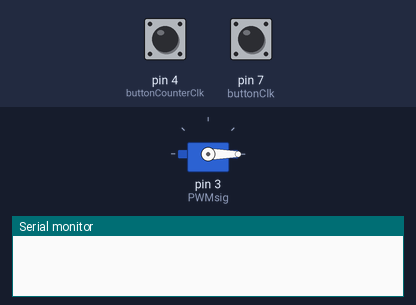
Bench run of a sketch on a simulated Arduino Uno, built with avr-gcc and run on an emulated ATmega328P. Shown: servo, the last lines printed to the serial monitor. Inputs (shaded band) come from the test bench; at power-on: pin 4 (buttonCounterClk) LOW, pin 7 (buttonClk) LOW.

Above: at 1.2 s.
1.3 s: pin 4 (buttonCounterClk) pulled HIGH for 1 s
At 3.0 s:
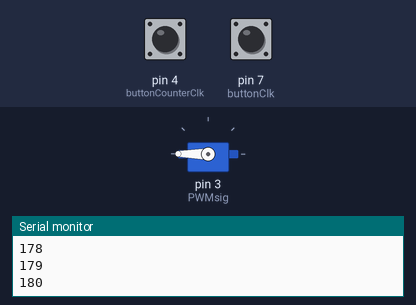
3.8 s: pin 7 (buttonClk) pulled HIGH for 0.15 s
At 4.7 s:
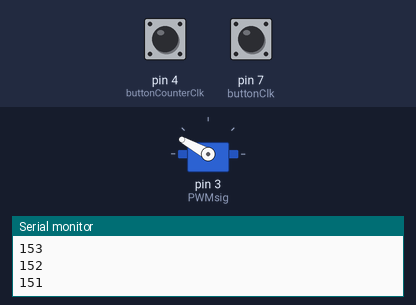
5.4 s: pin 7 (buttonClk) pulled HIGH for 1 s
At 5.85 s:
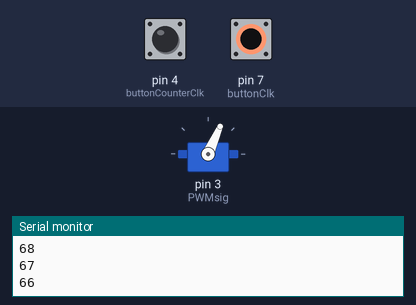
7.9 s: pin 4 (buttonCounterClk) pulled HIGH for 0.15 s
At 8.9 s:
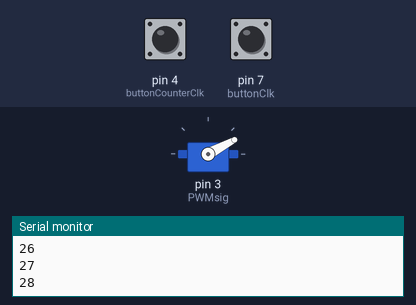
9.5 s: pin 4 (buttonCounterClk) pulsed HIGH 2 times (0.12 s each, 0.3 s apart)
At 9.76 s:
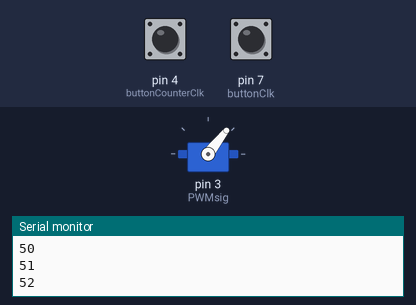
11.6 s: pin 4 (buttonCounterClk) pulled HIGH for 3.2 s
At 11.75 s:
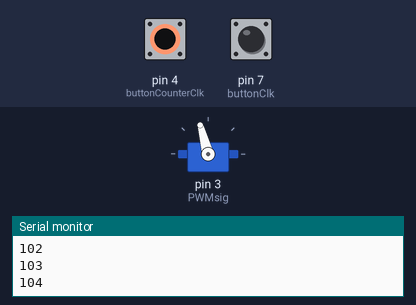
Timing chart, 0 to 14.6 s (numbered marks = the images above; inputs shaded):
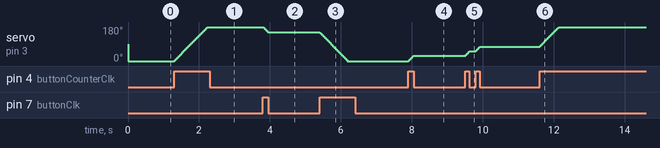

Measured:
- after the input at 1.3 s, servo on pin 3 (PWMsig): moves from 0° to 180° over 0.94 s, starting at once
- after the input at 3.8 s, servo on pin 3 (PWMsig): 180° → 151° at once
- after the input at 5.4 s, servo on pin 3 (PWMsig): moves from 151° to 0° over 0.78 s, starting at once
- after the input at 7.9 s, servo on pin 3 (PWMsig): 0° → 28° at once
- after the input at 9.5 s, servo on pin 3 (PWMsig): moves from 28° to 76° over 0.42 s, starting at once
- after the input at 11.6 s, servo on pin 3 (PWMsig): moves from 76° to 180° over 0.54 s, starting at once

The sketch:

test_for_space.ino
```cpp
#include <Servo.h>

# define buttonClk 7
# define buttonCounterClk 4
# define PWMsig 3

Servo Servo1;
int servoPosition = 0;

void setup() {
  // put your setup code here, to run once:
  Servo1.attach(PWMsig);
  delay(5);
  Servo1.write(servoPosition);

  Serial.begin(9600);

  pinMode(buttonClk, INPUT);
  pinMode(buttonCounterClk, INPUT);
  //pinMode(PWMsig, OUTPUT);
}

void loop() {
  // put your main code here, to run repeatedly:
  int buttonClkState = digitalRead(buttonClk);
  int buttonCounterClkState = digitalRead(buttonCounterClk);

  if(buttonCounterClkState == 1 && servoPosition < 180){
    servoPosition++;
    Servo1.write(servoPosition);
    delay(5);
    Serial.println(servoPosition);
  }
  else if(buttonClkState == 1 && servoPosition >= 0){
    servoPosition--;
    Servo1.write(servoPosition);
    delay(5);
    Serial.println(servoPosition);
  }
}
```
